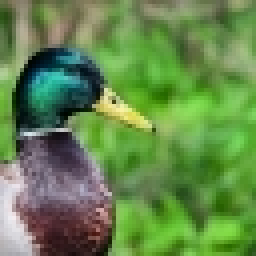
#> input picture exp6/bird/bird1.jpg, 64 x 64 px (shown 4 times larger)
$ jupyter execute --allow-errors ImageDecomposition.ipynb
#> lines starting #> are read from the running program, lines starting #| are printed output that depends on the picture; long printed decimals are rounded
[cell 1]
import numpy as np
import matplotlib.pyplot as plt
import pygsp as pg
from pygsp import graphs, plotting
import cvxpy as cp
import scipy.sparse as s
from scipy.spatial.distance import cdist
import pandas as pd
import cv2
from PIL import Image
import time

plotting.BACKEND = 'matplotlib'
plt.rcParams['figure.figsize'] = (10, 5)

# [34 lines left out: functions computeMainSignal, decomposeGraphSignal, not called in this run]

def connected_adjacency(r, c, connect):
    """
    Creates an adjacency matrix from an image where nodes are considered adjacent
    based on 4-connected or 8-connected pixel neighborhoods.

    :return: adjacency matrix as a sparse matrix (type=scipy.sparse.csr.csr_matrix)
    """

    if connect == '4':
        d1 = np.tile(np.append(np.ones(c-1), [0]), r)[:-1]
        d2 = np.ones(c*(r-1))
        upper_diags = s.diags([d1, d2], [1, c])
        return upper_diags + upper_diags.T

    elif connect == '8':
        d1 = np.tile(np.append(np.ones(c-1), [0]), r)[:-1]
        d2 = np.append([0], d1[:c*(r-1)])
        d3 = np.ones(c*(r-1))
        d4 = d2[1:-1]
        upper_diags = s.diags([d1, d2, d3, d4], [1, c-1, c, c+1])
        return upper_diags + upper_diags.T
    else:
        raise ValueError('Invalid parameter \'connect\'={connect}, must be "4" or "8".'
                     .format(connect=repr(connect)))


# [28 lines left out: functions computeSmoothness, calculateSNR, compareSignals, writeEstimatedImages, not called in this run]

def scaleSignal(signal):
    # scale original images between 0-255
    signal = 255/(max(signal)-min(signal))*(signal-min(signal))

    return signal

# [6 lines left out: function scaleResult, not called in this run]

[cell 2]
# load images and create graph signals
t1 = time.time()
dim = 64
r = dim    # number of rows
c = dim    # number of columns
N = r*c   # number of nodes
k = 2     # number of graphs

img1 = cv2.imread('bird/bird1.jpg')
#> img1 is the input picture: shape (64, 64, 3); mean B, G, R 76.7, 136.4, 100.6
img2 = cv2.imread('bird/bird2.jpg')
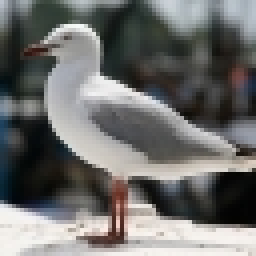
#> input picture exp6/bird/bird2.jpg, 64 x 64 px (shown 4 times larger)
#> img2 is the input picture: shape (64, 64, 3); mean B, G, R 108.3, 109.8, 109.6

gray_img1 = np.float64(cv2.cvtColor(img1[:r,:c], cv2.COLOR_BGR2GRAY))
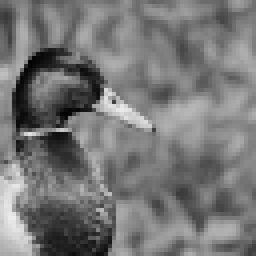
#> gray_img1: shape (64, 64) float64 (shown 4 times larger); min 4, max 238, mean 118.9
gray_img2 = np.float64(cv2.cvtColor(img2[:r,:c], cv2.COLOR_BGR2GRAY) )
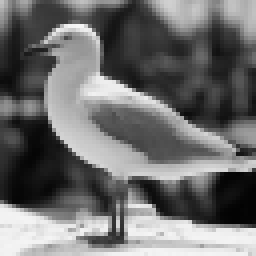
#> gray_img2: shape (64, 64) float64 (shown 4 times larger); min 2, max 248, mean 109.6

# scale original images between 0-255
graphSignal1 = scaleSignal(gray_img1.reshape((N,1)))
#> in scaleSignal, `signal = 255/(max(signal)-min(signal))*(signal-min(signal))`: signal = 4096 values, max 255 at index 3459, min 0 at index 904, mean 125.2
#> graphSignal1 has the same summary as signal in scaleSignal
graphSignal2 = scaleSignal(gray_img2.reshape((N,1)))
#> graphSignal2 = 4096 values, max 255 at index 403, min 0 at index 3324, mean 111.5

mixed = (graphSignal1+graphSignal2)/2.
#> mixed = 4096 values, max 251.9 at index 3459, min 10.55 at index 1924, mean 118.3
#cv2.imwrite('bird/mixed.jpeg', mixed.astype(np.uint8).reshape((r,c)))

print('mean1:',np.mean(graphSignal1))
#| mean1: 125.192
print('mean2:',np.mean(graphSignal2))
#| mean2: 111.494

[cell 3]
# create a binary adjacency matrix for a 8-connected graph
W_raw = connected_adjacency(r, c, '8')

# create adjacency matrices (setting weight for non-zero edges of W_raw)
W1 = s.csc_matrix(W_raw.toarray() * (1/(cdist(graphSignal1, graphSignal1)+0.001)))
W2 = s.csc_matrix(W_raw.toarray() * (1/(cdist(graphSignal2, graphSignal2)+0.001)))

# create graphs
graph_list = []

graph_list.append(graphs.Graph(W1))
#> (this line was passed over: pygsp is not available in this run)
graph_list.append(graphs.Graph(W2))
#> (this line was passed over: pygsp is not available in this run)
